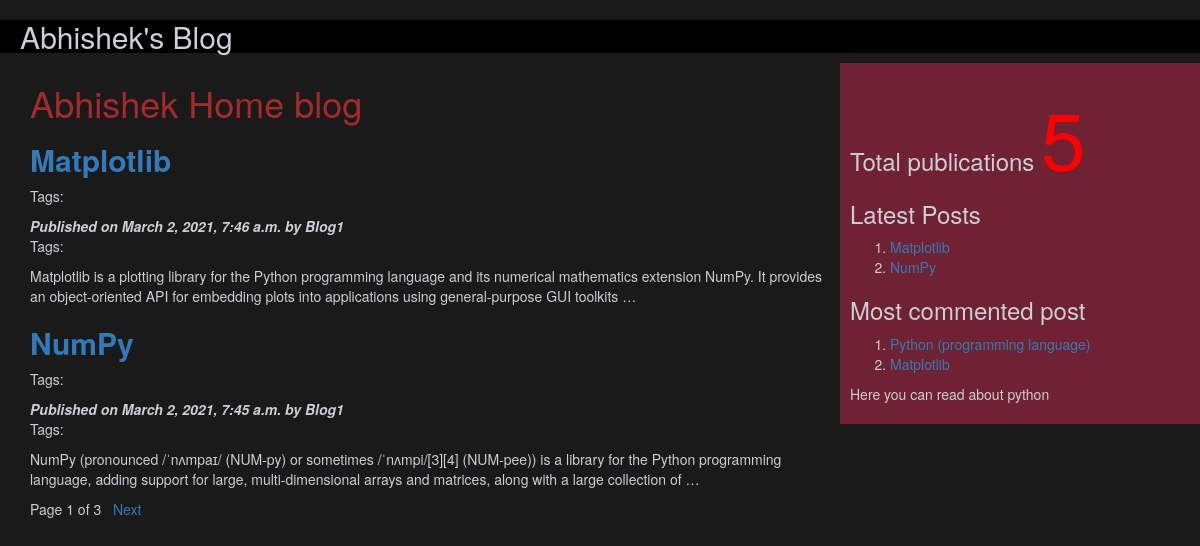
The page / on the database its author committed.
### blogApp/models.py (models this page shows, shortened)
class Post(models.Model):
    tags = TaggableManager()
    STATUS_CHOICES = (('draft' , 'Draft'),('published','Published'))
    title = models.CharField(max_length= 256)
    slug = models.SlugField(max_length=264,unique_for_date='publish')
    author = models.ForeignKey(User,related_name='blog_posts',on_delete= models.CASCADE)
    body = models.TextField()
    publish = models.DateTimeField(default=timezone.now)
    created = models.DateTimeField(auto_now_add=True)
    updated =  models.DateTimeField(auto_now=True)
    status = models.CharField(max_length=10,choices=STATUS_CHOICES,default='draft')
    objects = CustomManager()
    class Meta:
        ordering = ('-publish',)
    def get_absolute_url(self):
        return reverse('post_detail',args=[self.publish.year,self.publish.strftime('%m'),self.publish.strftime('%d'),self.slug])

### blogApp/views.py (the view)
# urls.py: url(r'^$',views.post_list_view),
def post_list_view(request,tag_slug=None):
    post_list = Post.objects.all()
    tag = None
    if tag_slug:
        tag = get_object_or_404(Tag,slug=tag_slug)
        post_list=post_list.filter(tags__in=[tag])
    paginator = Paginator(post_list,2)
    page_number = request.GET.get('page')
    try:
        post_list = paginator.page(page_number)
    except PageNotAnInteger:
        post_list = paginator.page(1)
    except EmptyPage:
        post_list = paginator.page(paginator.num_pages)
    d = {'post_list':post_list,'tag':tag}
    return render(request,'blogApp/post_list.html',d)

### blogApp/models.py (called while the page is built)
    def get_queryset(self):
        return super().get_queryset().filter(status='published')

### blogApp/templatetags/blogtags.py (called while the page is built)
@register.simple_tag
def total_posts():
    return Post.objects.count()

@register.inclusion_tag('blogApp/latest_post.html')
def show_latest_posts(count=3):
    latest_posts=Post.objects.order_by('-publish')[:count]
    return {'latest_posts':latest_posts}

@register.simple_tag
def get_most_commented_posts(count=2):
    return Post.objects.annotate(total_comments=Count('comments')).order_by('-total_comments')[:count]

### templates/blogApp/post_list.html (shortened to what this page needs)
<!DOCTYPE html>
<html>
    {%extends 'blogApp/parent.html'%}
        {%block content_block%}
        <h1 style="color: brown;">Abhishek Home blog</h1>
        {%for post in post_list%}
        <a href="{{post.get_absolute_url}}"><h2><b>{{post.title}}</b></h2></a>
        <p>Tags:
        </p>
        <i><b>Published on {{post.publish}} by {{post.author|title}}</b></i>
        <p>Tags:{{post.tags.all|join:','}}</p>
        {{post.body|truncatewords:30|linebreaks}}
        {%endfor%}
        {%include 'blogApp/pagination.html' with page=post_list%}
        {%endblock%}

### templates/blogApp/parent.html (shortened to what this page needs)
<html>
{%load blogtags%}
    <head>
        <link rel="stylesheet" href="https://maxcdn.bootstrapcdn.com/bootstrap/3.3.7/css/bootstrap.min.css">
    </head>
    <body style="background-color: #1a1a1b;color:#ceced8;">
        <div class="hedder" style="height: 10%;;padding:0 0 0 20px;background-color: black;">
            <h2>Abhishek's Blog </h2>
        </div>
        <div class="content" style="width:70%;float:left;height:400%;padding:0 0 0 30px">
              {%block content_block%}
              {%endblock%}
        </div>
        <div class="sidebar" style="width:30%;float:right;background-color:#6f2232;height:100%;padding:10px">
            <h3>Total publications
                <span style="color: red;font-size: 80px;">
                {%total_posts%}</span>
                <h3>Latest Posts</h3>
                {%show_latest_posts 2%}
                <h3>Most commented post</h3>
                {%get_most_commented_posts as m%}
                <ol>
                  {%for post in m%}
                  <li><a href="{{post.get_absolute_url}}">{{post.title}}</a></li>
                  {%endfor%}
                </ol>
            </h3>
            <p>Here you can read about python</p>
        </div>
    </body>
</html>

### templates/blogApp/latest_post.html
<!DOCTYPE html>
<html>
<body>
    <ol>
    {%for post in latest_posts%}
    <li><a href="{{post.get_absolute_url}}">{{post.title}}</a></li>
    {%endfor%}
    </ol>
</body>
</html>

### rows shown on the page
Post: title "Matplotlib", publish "March 2, 2021, 7:46 a.m.", author "Blog1", body "Matplotlib is a plotting library for the Python programming language and its numerical mathematics extension NumPy. It provides an object-oriented API for embedding plots into applications using general-purpose GUI toolkits …"
Post: title "NumPy", publish "March 2, 2021, 7:45 a.m.", author "Blog1", body "NumPy (pronounced /ˈnʌmpaɪ/ (NUM-py) or sometimes /ˈnʌmpi/[3][4] (NUM-pee)) is a library for the Python programming language, adding support for large, multi-dimensional arrays and matrices, along with a large collection of …"
Post: title "Python (programming language)"

### other values the page prints
{{ page.number }} "1"
{{ page.paginator.num_pages }} "3"
